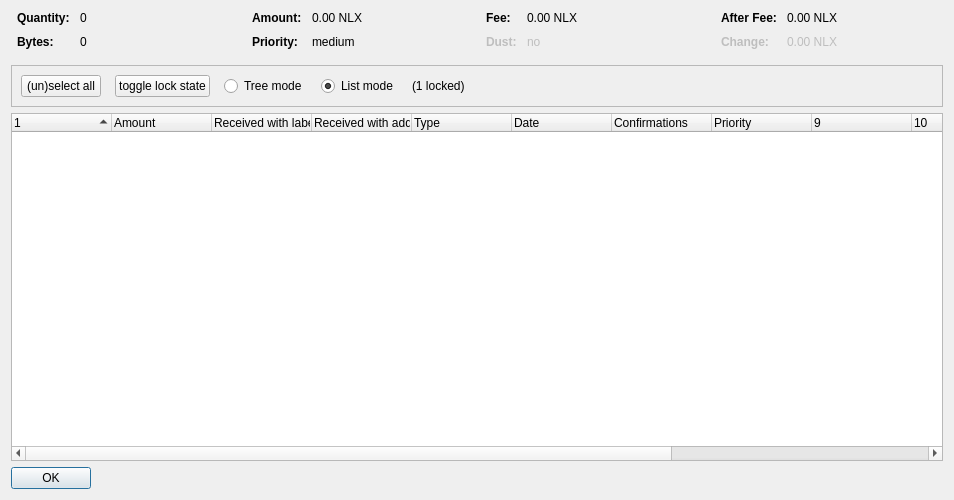
<?xml version="1.0" encoding="UTF-8"?>
<ui version="4.0">
 <class>CoinControlDialog</class>
 <widget class="QDialog" name="CoinControlDialog">
  <property name="geometry">
   <rect>
    <x>0</x>
    <y>0</y>
    <width>954</width>
    <height>500</height>
   </rect>
  </property>
  <property name="windowTitle">
   <string>Coin Selection</string>
  </property>
  <layout class="QVBoxLayout" name="verticalLayout">
   <item>
    <layout class="QHBoxLayout" name="horizontalLayoutTop" stretch="0,0,0,0">
     <property name="topMargin">
      <number>0</number>
     </property>
     <property name="bottomMargin">
      <number>10</number>
     </property>
     <item>
      <layout class="QFormLayout" name="formLayoutCoinControl1">
       <property name="horizontalSpacing">
        <number>10</number>
       </property>
       <property name="verticalSpacing">
        <number>10</number>
       </property>
       <property name="leftMargin">
        <number>6</number>
       </property>
       <property name="rightMargin">
        <number>6</number>
       </property>
       <item row="0" column="0">
        <widget class="QLabel" name="labelCoinControlQuantityText">
         <property name="font">
          <font>
           <weight>75</weight>
           <bold>true</bold>
          </font>
         </property>
         <property name="text">
          <string>Quantity:</string>
         </property>
        </widget>
       </item>
       <item row="0" column="1">
        <widget class="QLabel" name="labelCoinControlQuantity">
         <property name="cursor">
          <cursorShape>IBeamCursor</cursorShape>
         </property>
         <property name="contextMenuPolicy">
          <enum>Qt::ActionsContextMenu</enum>
         </property>
         <property name="text">
          <string notr="true">0</string>
         </property>
         <property name="textInteractionFlags">
          <set>Qt::LinksAccessibleByMouse|Qt::TextSelectableByKeyboard|Qt::TextSelectableByMouse</set>
         </property>
        </widget>
       </item>
       <item row="1" column="0">
        <widget class="QLabel" name="labelCoinControlBytesText">
         <property name="font">
          <font>
           <weight>75</weight>
           <bold>true</bold>
          </font>
         </property>
         <property name="text">
          <string>Bytes:</string>
         </property>
        </widget>
       </item>
       <item row="1" column="1">
        <widget class="QLabel" name="labelCoinControlBytes">
         <property name="cursor">
          <cursorShape>IBeamCursor</cursorShape>
         </property>
         <property name="contextMenuPolicy">
          <enum>Qt::ActionsContextMenu</enum>
         </property>
         <property name="text">
          <string notr="true">0</string>
         </property>
         <property name="textInteractionFlags">
          <set>Qt::LinksAccessibleByMouse|Qt::TextSelectableByKeyboard|Qt::TextSelectableByMouse</set>
         </property>
        </widget>
       </item>
      </layout>
     </item>
     <item>
      <layout class="QFormLayout" name="formLayoutCoinControl2">
       <property name="horizontalSpacing">
        <number>10</number>
       </property>
       <property name="verticalSpacing">
        <number>10</number>
       </property>
       <property name="leftMargin">
        <number>6</number>
       </property>
       <property name="rightMargin">
        <number>6</number>
       </property>
       <item row="0" column="0">
        <widget class="QLabel" name="labelCoinControlAmountText">
         <property name="font">
          <font>
           <weight>75</weight>
           <bold>true</bold>
          </font>
         </property>
         <property name="text">
          <string>Amount:</string>
         </property>
        </widget>
       </item>
       <item row="0" column="1">
        <widget class="QLabel" name="labelCoinControlAmount">
         <property name="cursor">
          <cursorShape>IBeamCursor</cursorShape>
         </property>
         <property name="contextMenuPolicy">
          <enum>Qt::ActionsContextMenu</enum>
         </property>
         <property name="text">
          <string notr="true">0.00 NLX</string>
         </property>
         <property name="textInteractionFlags">
          <set>Qt::LinksAccessibleByMouse|Qt::TextSelectableByKeyboard|Qt::TextSelectableByMouse</set>
         </property>
        </widget>
       </item>
       <item row="1" column="0">
        <widget class="QLabel" name="labelCoinControlPriorityText">
         <property name="font">
          <font>
           <weight>75</weight>
           <bold>true</bold>
          </font>
         </property>
         <property name="text">
          <string>Priority:</string>
         </property>
        </widget>
       </item>
       <item row="1" column="1">
        <widget class="QLabel" name="labelCoinControlPriority">
         <property name="cursor">
          <cursorShape>IBeamCursor</cursorShape>
         </property>
         <property name="contextMenuPolicy">
          <enum>Qt::ActionsContextMenu</enum>
         </property>
         <property name="text">
          <string>medium</string>
         </property>
         <property name="textInteractionFlags">
          <set>Qt::LinksAccessibleByMouse|Qt::TextSelectableByKeyboard|Qt::TextSelectableByMouse</set>
         </property>
        </widget>
       </item>
      </layout>
     </item>
     <item>
      <layout class="QFormLayout" name="formLayoutCoinControl3">
       <property name="horizontalSpacing">
        <number>10</number>
       </property>
       <property name="verticalSpacing">
        <number>10</number>
       </property>
       <property name="leftMargin">
        <number>6</number>
       </property>
       <property name="rightMargin">
        <number>6</number>
       </property>
       <item row="0" column="0">
        <widget class="QLabel" name="labelCoinControlFeeText">
         <property name="font">
          <font>
           <weight>75</weight>
           <bold>true</bold>
          </font>
         </property>
         <property name="text">
          <string>Fee:</string>
         </property>
        </widget>
       </item>
       <item row="0" column="1">
        <widget class="QLabel" name="labelCoinControlFee">
         <property name="cursor">
          <cursorShape>IBeamCursor</cursorShape>
         </property>
         <property name="contextMenuPolicy">
          <enum>Qt::ActionsContextMenu</enum>
         </property>
         <property name="text">
          <string notr="true">0.00 NLX</string>
         </property>
         <property name="textInteractionFlags">
          <set>Qt::LinksAccessibleByMouse|Qt::TextSelectableByKeyboard|Qt::TextSelectableByMouse</set>
         </property>
        </widget>
       </item>
       <item row="1" column="0">
        <widget class="QLabel" name="labelCoinControlLowOutputText">
         <property name="enabled">
          <bool>false</bool>
         </property>
         <property name="font">
          <font>
           <weight>75</weight>
           <bold>true</bold>
          </font>
         </property>
         <property name="text">
          <string>Dust:</string>
         </property>
        </widget>
       </item>
       <item row="1" column="1">
        <widget class="QLabel" name="labelCoinControlLowOutput">
         <property name="enabled">
          <bool>false</bool>
         </property>
         <property name="cursor">
          <cursorShape>IBeamCursor</cursorShape>
         </property>
         <property name="contextMenuPolicy">
          <enum>Qt::ActionsContextMenu</enum>
         </property>
         <property name="text">
          <string>no</string>
         </property>
         <property name="textInteractionFlags">
          <set>Qt::LinksAccessibleByMouse|Qt::TextSelectableByKeyboard|Qt::TextSelectableByMouse</set>
         </property>
        </widget>
       </item>
      </layout>
     </item>
     <item>
      <layout class="QFormLayout" name="formLayoutCoinControl4">
       <property name="horizontalSpacing">
        <number>10</number>
       </property>
       <property name="verticalSpacing">
        <number>10</number>
       </property>
       <property name="leftMargin">
        <number>6</number>
       </property>
       <property name="rightMargin">
        <number>6</number>
       </property>
       <item row="0" column="0">
        <widget class="QLabel" name="labelCoinControlAfterFeeText">
         <property name="font">
          <font>
           <weight>75</weight>
           <bold>true</bold>
          </font>
         </property>
         <property name="text">
          <string>After Fee:</string>
         </property>
        </widget>
       </item>
       <item row="0" column="1">
        <widget class="QLabel" name="labelCoinControlAfterFee">
         <property name="cursor">
          <cursorShape>IBeamCursor</cursorShape>
         </property>
         <property name="contextMenuPolicy">
          <enum>Qt::ActionsContextMenu</enum>
         </property>
         <property name="text">
          <string notr="true">0.00 NLX</string>
         </property>
         <property name="textInteractionFlags">
          <set>Qt::LinksAccessibleByMouse|Qt::TextSelectableByKeyboard|Qt::TextSelectableByMouse</set>
         </property>
        </widget>
       </item>
       <item row="1" column="0">
        <widget class="QLabel" name="labelCoinControlChangeText">
         <property name="enabled">
          <bool>false</bool>
         </property>
         <property name="font">
          <font>
           <weight>75</weight>
           <bold>true</bold>
          </font>
         </property>
         <property name="text">
          <string>Change:</string>
         </property>
        </widget>
       </item>
       <item row="1" column="1">
        <widget class="QLabel" name="labelCoinControlChange">
         <property name="enabled">
          <bool>false</bool>
         </property>
         <property name="cursor">
          <cursorShape>IBeamCursor</cursorShape>
         </property>
         <property name="contextMenuPolicy">
          <enum>Qt::ActionsContextMenu</enum>
         </property>
         <property name="text">
          <string notr="true">0.00 NLX</string>
         </property>
         <property name="textInteractionFlags">
          <set>Qt::LinksAccessibleByMouse|Qt::TextSelectableByKeyboard|Qt::TextSelectableByMouse</set>
         </property>
        </widget>
       </item>
      </layout>
     </item>
    </layout>
   </item>
   <item>
    <widget class="QFrame" name="frame">
     <property name="minimumSize">
      <size>
       <width>0</width>
       <height>40</height>
      </size>
     </property>
     <property name="frameShape">
      <enum>QFrame::StyledPanel</enum>
     </property>
     <property name="frameShadow">
      <enum>QFrame::Sunken</enum>
     </property>
     <layout class="QHBoxLayout" name="horizontalLayout">
      <item>
       <layout class="QHBoxLayout" name="horizontalLayoutPanel" stretch="0,0,0,0,0,0">
        <property name="spacing">
         <number>14</number>
        </property>
        <item>
         <widget class="QPushButton" name="pushButtonSelectAll">
          <property name="sizePolicy">
           <sizepolicy hsizetype="Maximum" vsizetype="Fixed">
            <horstretch>0</horstretch>
            <verstretch>0</verstretch>
           </sizepolicy>
          </property>
          <property name="text">
           <string>(un)select all</string>
          </property>
          <property name="autoDefault">
           <bool>false</bool>
          </property>
         </widget>
        </item>
        <item>
         <widget class="QPushButton" name="pushButtonToggleLock">
          <property name="sizePolicy">
           <sizepolicy hsizetype="Maximum" vsizetype="Fixed">
            <horstretch>0</horstretch>
            <verstretch>0</verstretch>
           </sizepolicy>
          </property>
          <property name="text">
           <string>toggle lock state</string>
          </property>
          <property name="autoDefault">
           <bool>false</bool>
          </property>
         </widget>
        </item>
        <item>
         <widget class="QRadioButton" name="radioTreeMode">
          <property name="sizePolicy">
           <sizepolicy hsizetype="Maximum" vsizetype="Fixed">
            <horstretch>0</horstretch>
            <verstretch>0</verstretch>
           </sizepolicy>
          </property>
          <property name="text">
           <string>Tree mode</string>
          </property>
         </widget>
        </item>
        <item>
         <widget class="QRadioButton" name="radioListMode">
          <property name="sizePolicy">
           <sizepolicy hsizetype="Maximum" vsizetype="Fixed">
            <horstretch>0</horstretch>
            <verstretch>0</verstretch>
           </sizepolicy>
          </property>
          <property name="text">
           <string>List mode</string>
          </property>
          <property name="checked">
           <bool>true</bool>
          </property>
         </widget>
        </item>
        <item>
         <widget class="QLabel" name="labelLocked">
          <property name="text">
           <string>(1 locked)</string>
          </property>
         </widget>
        </item>
        <item>
         <spacer name="horizontalSpacer">
          <property name="orientation">
           <enum>Qt::Horizontal</enum>
          </property>
          <property name="sizeHint" stdset="0">
           <size>
            <width>40</width>
            <height>20</height>
           </size>
          </property>
         </spacer>
        </item>
       </layout>
      </item>
     </layout>
    </widget>
   </item>
   <item>
    <widget class="CoinControlTreeWidget" name="treeWidget">
     <property name="contextMenuPolicy">
      <enum>Qt::CustomContextMenu</enum>
     </property>
     <property name="sortingEnabled">
      <bool>false</bool>
     </property>
     <property name="columnCount">
      <number>13</number>
     </property>
     <attribute name="headerShowSortIndicator" stdset="0">
      <bool>true</bool>
     </attribute>
     <attribute name="headerStretchLastSection">
      <bool>false</bool>
     </attribute>
     <column>
      <property name="text">
       <string/>
      </property>
     </column>
     <column>
      <property name="text">
       <string>Amount</string>
      </property>
     </column>
     <column>
      <property name="text">
       <string>Received with label</string>
      </property>
     </column>
     <column>
      <property name="text">
       <string>Received with address</string>
      </property>
     </column>
     <column>
      <property name="text">
	<string>Type</string>
      </property>
     </column>
     <column>
      <property name="text">	 
       <string>Date</string>
      </property>
     </column>
     <column>
      <property name="text">
       <string>Confirmations</string>
      </property>
      <property name="toolTip">
       <string>Confirmed</string>
      </property>
     </column>
     <column>
      <property name="text">
       <string>Priority</string>
      </property>
     </column>
     <column>
      <property name="text">
       <string/>
      </property>
     </column>
     <column>
      <property name="text">
       <string/>
      </property>
     </column>
     <column>
      <property name="text">
       <string/>
      </property>
     </column>
     <column>
      <property name="text">
       <string/>
      </property>
     </column>
     <column>
      <property name="text">
       <string/>
      </property>
     </column>
    </widget>
   </item>
   <item>
    <widget class="QDialogButtonBox" name="buttonBox">
     <property name="sizePolicy">
      <sizepolicy hsizetype="Maximum" vsizetype="Fixed">
       <horstretch>0</horstretch>
       <verstretch>0</verstretch>
      </sizepolicy>
     </property>
     <property name="orientation">
      <enum>Qt::Horizontal</enum>
     </property>
     <property name="standardButtons">
      <set>QDialogButtonBox::Ok</set>
     </property>
    </widget>
   </item>
  </layout>
 </widget>
 <customwidgets>
  <customwidget>
   <class>CoinControlTreeWidget</class>
   <extends>QTreeWidget</extends>
   <header>coincontroltreewidget.h</header>
  </customwidget>
 </customwidgets>
 <resources/>
 <connections/>
</ui>
